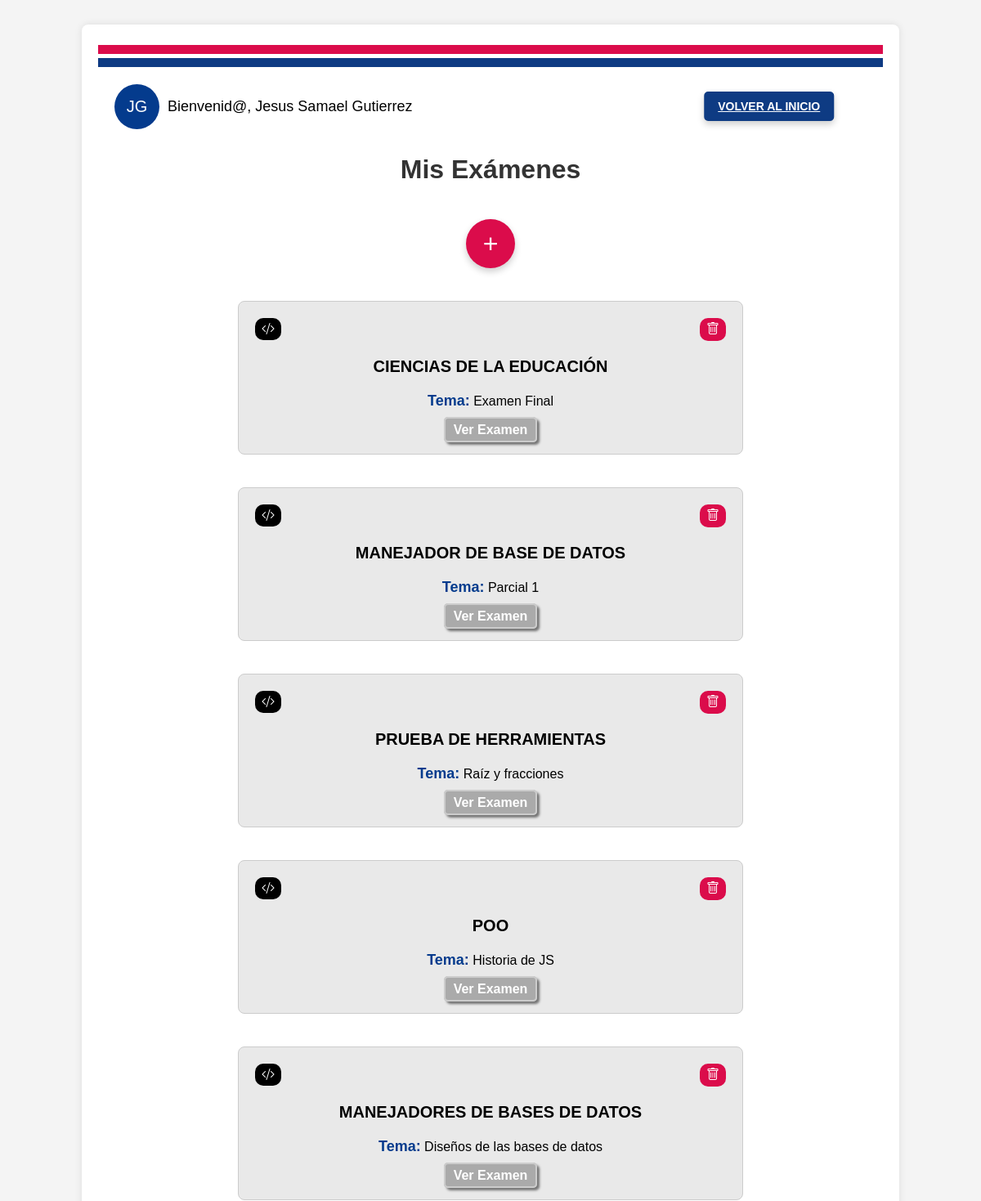
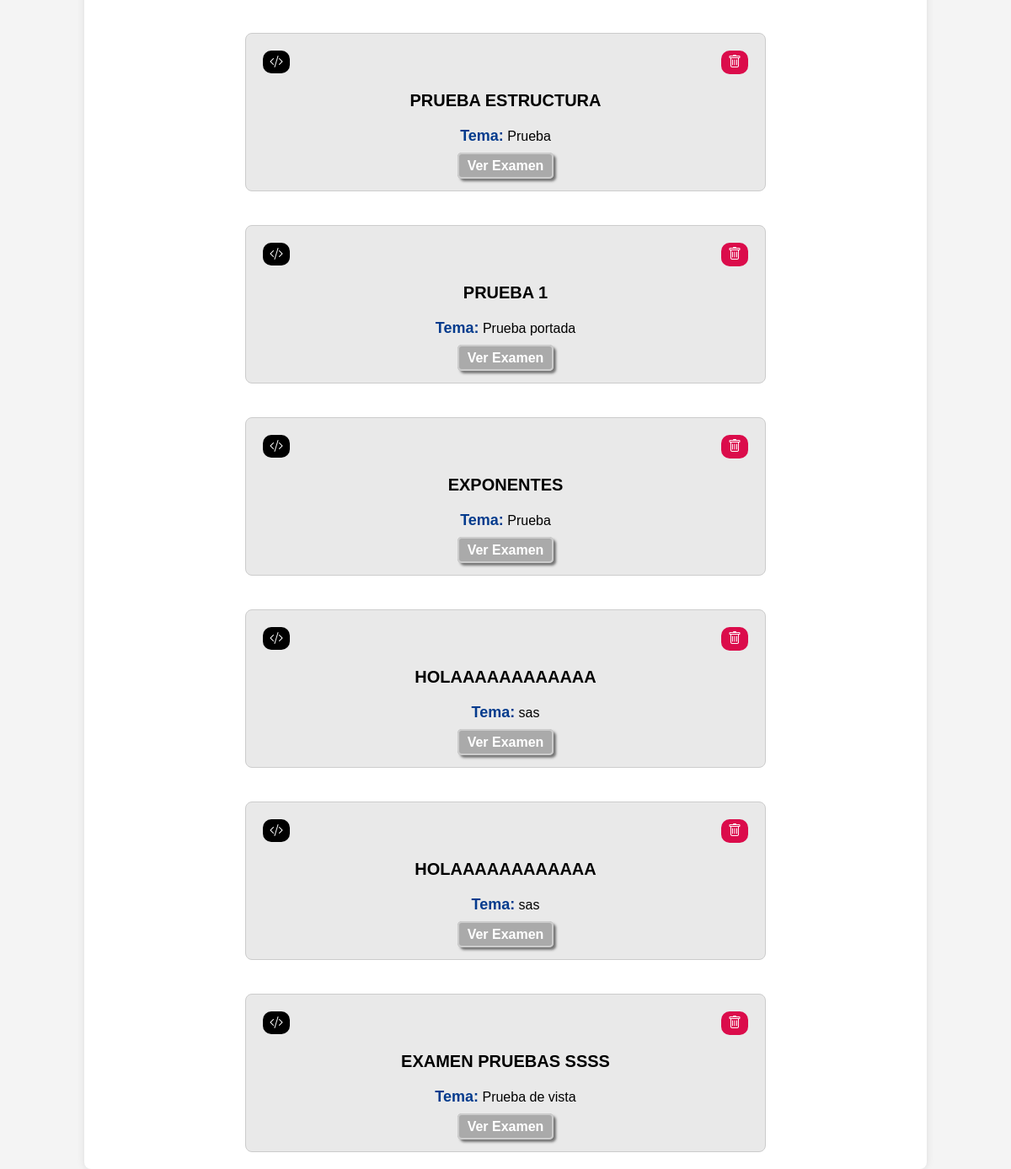
Screenshot of /admin/examen24/Examenes.php (signed in) with the database file from the repository (2 pictures, top to bottom).
### tables this page shows
CREATE TABLE `portada` (
  `id_portada` int(11) NOT NULL,
  `id_escuela` int(11) NOT NULL,
  `id_usuario` int(11) NOT NULL,
  `id_materia` int(11) NOT NULL,
  `estado` int(2) NOT NULL DEFAULT 1,
  `tiempo` int(10) NOT NULL DEFAULT 0
);

CREATE TABLE `materias` (
  `id_materia` int(11) NOT NULL,
  `nombre_materia` varchar(250) NOT NULL
);

CREATE TABLE `adicionales` (
  `id_adicional` int(11) NOT NULL,
  `id_portada` int(11) NOT NULL,
  `contenido` varchar(250) NOT NULL,
  `valor` varchar(250) NOT NULL
);

### general/db/basica.php (called while the page is built, shortened)
<?php
function ejecuta($consulta, $parametros = [], $tipo) {
    $base = mysqli_connect('localhost', 'root', '', 'udimex') or die("Error al conectar la base de datos");
    $stmt = mysqli_prepare($base, $consulta);
    if (!empty($parametros)) {
        $tipos = '';
		foreach ($parametros as $param) {
			if (is_int($param)) {
				$tipos .= 'i';
			} elseif (is_float($param)) {
				$tipos .= 'd';
			} elseif (is_string($param)) {
				$tipos .= 's';
			} else {
				throw new Exception("Tipo de dato no soportado");
			}
		}
        mysqli_stmt_bind_param($stmt, $tipos, ...$parametros);
    }
    mysqli_stmt_execute($stmt);
    $result = mysqli_stmt_get_result($stmt);
    return $result;
}
?>

### general/db/examenes.php (called while the page is built, shortened)
<?php
function obtener_examenes($id_usuario) {
  $consulta= "SELECT po.id_portada, ma.nombre_materia, ad.contenido FROM portada AS po, materias AS ma, adicionales AS ad
              WHERE po.id_usuario = ?
              AND po.id_portada = ad.id_portada
              AND po.id_materia = ma.id_materia
              AND po.estado = 1
  ";
  return ejecuta($consulta, [$id_usuario], 0);
}
?>

### admin/examen24/Examenes.php (the view, shortened to what this page needs)
<?php
$dir = "../../general/";
include($dir."db/basica.php");
include($dir."db/examenes.php");
$id_profesor = $_SESSION["ad_id"];
$datos = obtener_examenes($id_profesor);
$examenes = "";
while ($fila = mysqli_fetch_assoc($datos)) {
    $materia = $fila['nombre_materia'];
    $id = $fila['id_portada'];
    $tema = $fila['contenido'];
    $examenes .= "
    <form id='formulario-$id' action='cambiarEstado.php' method='POST'>
        <input type='hidden' name='id' value='$id'>
    </form>
    <div class='examen'>
        <div class='options'>
            <a onclick='openModal($id);'><i class='bi bi-code-slash' style='background-color:rgb(0, 0, 0)'></i></a>
            <i onclick='changeStatus($id);'class='bi bi-trash' style='background-color: #db0c4b'></i>
        </div>
        <p class='materia'>$materia</p>
        <p class='tema'><span>Tema:</span> $tema</p>
        <a href='verExamen.php?id_portada=$id' class='btn-verExamen'>Ver Examen</a>
    </div>";
}
?>
<!DOCTYPE html>
<html lang="es">
<head>
    <link rel="stylesheet" href="css/estilos_examenes.css">
    <link rel="stylesheet" href="https://cdn.jsdelivr.net/npm/bootstrap-icons@1.13.1/font/bootstrap-icons.min.css">
</head>
<body>
    <div class="contenedor">
        <div class="header">
            <hr class="red-line">
            <hr class="blue-line">
        </div>
        <div class="sesion">
            <div class="usuario">
                <div class="avatar">
                    <?php echo strtoupper($_SESSION["ad_nom"][0]) . strtoupper($_SESSION["ad_ap"][0]); ?>
                </div>
                &nbsp; Bienvenid@, <?php echo $_SESSION["ad_nom"] . ' ' . $_SESSION["ad_ap"]; ?>
            </div>
            <div class="logout">
                <a class="logout-button" href="../menu.php">Volver al inicio</a>
            </div>
        </div>
        <h1>Mis Exámenes</h1>
        <div class="nuevo-examen">
            <a href="portada.php" class="tooltip">
                +
            </a>
        </div>
        <div class="examenes">
            <?php echo $examenes; ?>
        </div>
    </div>
</body>
</html>

### admin/examen24/css/estilos_examenes.css (style rules this page uses)
body { font-family: Arial, sans-serif; background-color: #f4f4f4; margin: 0; padding: 0; }
.contenedor { width: 80%; margin: 0 auto; padding: 20px; background-color: #fff; box-shadow: 0 0 10px rgba(0,0,0,0.1); border-radius: 8px; margin-top: 30px; text-align: center; }
.header hr { height: 5px; border: none; margin: 5px 0; }
.red-line { background-color: #db0c4b; padding: 3px; }
.blue-line { background-color: #0e3b83; padding: 3px; }
h1 { color: #333; }
.nuevo-examen { margin-top: 20px; margin-bottom: 20px; position: relative; display: inline-block; }
.nuevo-examen a { display: inline-block; width: 60px; height: 60px; background-color: #db0c4b; color: #fff; font-size: 2em; line-height: 60px; border-radius: 50%; text-decoration: none; text-align: center; box-shadow: 0 4px 8px rgba(0, 0, 0, 0.2); transition: background-color 0.3s, transform 0.3s; }
.tooltip { position: relative; display: inline-block; }
.examenes { display: flex; flex-direction: column; gap: 20px; align-items: center; }
.examen { width: 60%; padding: 20px; background-color: #e9e9e9; border: 1px solid #ccc; border-radius: 8px; text-align: center; }
.examen a { text-decoration: none; color: white; font-weight: bold; }
.sesion { display: flex; justify-content: space-between; align-items: center; margin-top: 10px; padding: 10px; font-size: 18px; }
.usuario { display: flex; align-items: center; }
.avatar { background-color: #043b8d; color: white; border-radius: 50%; width: 55px; height: 55px; display: flex; align-items: center; justify-content: center; font-size: 20px; margin-left: 10px; }
.logout .logout-button { display: flex; align-items: center; padding: 8px 15px; font-size: 14px; font-weight: bold; background-color: #0e3b83; color: rgb(255, 255, 255); border: 2.5px solid #0e3b83; border-radius: 5px; cursor: pointer; text-transform: uppercase; margin: 10px; box-shadow: 0px 4px 8px rgba(0, 0, 0, 0.2); transform: translateX(-25%); }
.materia { font-size: 20px; text-transform: uppercase; font-weight: bold; }
.tema span { font-weight: bold; color: #043b8d; font-size: 18px; }
.btn-verExamen { padding: 5px 10px; background-color: #aaa; border-radius: 5px; box-shadow: 3px 3px 3px rgba(0, 0, 0, 0.5); border: 2px solid #ccc; transition: all 1s ease; }
.options { width: 100%; display: flex; justify-content: space-between; align-items: center; }
.options i { padding: 5px 8px; color: white; border-radius: 10px; cursor: pointer; }

### rows the page displays
portada: materias.nombre_materia "CIENCIAS DE LA EDUCACIÓN", adicionales.contenido "Examen Final"
portada: materias.nombre_materia "MANEJADOR DE BASE DE DATOS", adicionales.contenido "Parcial 1"
portada: materias.nombre_materia "PRUEBA DE HERRAMIENTAS", adicionales.contenido "Raíz y fracciones"
portada: materias.nombre_materia "POO", adicionales.contenido "Historia de JS"
portada: materias.nombre_materia "MANEJADORES DE BASES DE DATOS", adicionales.contenido "Diseños de las bases de datos"
portada: materias.nombre_materia "PRUEBA ESTRUCTURA", adicionales.contenido "Prueba"
portada: materias.nombre_materia "PRUEBA 1", adicionales.contenido "Prueba portada"
portada: materias.nombre_materia "EXPONENTES", adicionales.contenido "Prueba"
portada: materias.nombre_materia "HOLAAAAAAAAAAAA", adicionales.contenido "sas"
portada: materias.nombre_materia "HOLAAAAAAAAAAAA", adicionales.contenido "sas"
portada: materias.nombre_materia "EXAMEN PRUEBAS SSSS", adicionales.contenido "Prueba de vista"

### other values shown
$_SESSION["ad_nom"][0] "J"
$_SESSION["ad_ap"][0] "G"
$_SESSION["ad_nom"] "Jesus Samael"
$_SESSION["ad_ap"] "Gutierrez"
